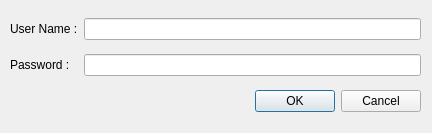
<?xml version="1.0" encoding="UTF-8"?>
<ui version="4.0">
 <class>DlgLogin</class>
 <widget class="QDialog" name="DlgLogin">
  <property name="windowModality">
   <enum>Qt::NonModal</enum>
  </property>
  <property name="geometry">
   <rect>
    <x>0</x>
    <y>0</y>
    <width>432</width>
    <height>133</height>
   </rect>
  </property>
  <property name="sizePolicy">
   <sizepolicy hsizetype="Fixed" vsizetype="Fixed">
    <horstretch>0</horstretch>
    <verstretch>0</verstretch>
   </sizepolicy>
  </property>
  <property name="maximumSize">
   <size>
    <width>16777215</width>
    <height>16777215</height>
   </size>
  </property>
  <property name="cursor">
   <cursorShape>ArrowCursor</cursorShape>
  </property>
  <property name="windowTitle">
   <string notr="true">Dialog</string>
  </property>
  <property name="modal">
   <bool>false</bool>
  </property>
  <widget class="QWidget" name="gridLayoutWidget">
   <property name="geometry">
    <rect>
     <x>10</x>
     <y>10</y>
     <width>411</width>
     <height>111</height>
    </rect>
   </property>
   <layout class="QGridLayout" name="gridLayout">
    <property name="sizeConstraint">
     <enum>QLayout::SetMinimumSize</enum>
    </property>
    <item row="0" column="0">
     <widget class="QLabel" name="label">
      <property name="text">
       <string>User Name :</string>
      </property>
     </widget>
    </item>
    <item row="1" column="0">
     <widget class="QLabel" name="label_2">
      <property name="text">
       <string>Password :</string>
      </property>
     </widget>
    </item>
    <item row="1" column="1">
     <widget class="QLineEdit" name="edtPassword">
      <property name="inputMask">
       <string notr="true"/>
      </property>
      <property name="text">
       <string notr="true"/>
      </property>
      <property name="echoMode">
       <enum>QLineEdit::Password</enum>
      </property>
     </widget>
    </item>
    <item row="0" column="1">
     <widget class="QLineEdit" name="edtUsername"/>
    </item>
    <item row="2" column="1">
     <widget class="QDialogButtonBox" name="buttonBox">
      <property name="orientation">
       <enum>Qt::Horizontal</enum>
      </property>
      <property name="standardButtons">
       <set>QDialogButtonBox::Cancel|QDialogButtonBox::Ok</set>
      </property>
      <property name="centerButtons">
       <bool>false</bool>
      </property>
     </widget>
    </item>
   </layout>
  </widget>
 </widget>
 <tabstops>
  <tabstop>edtUsername</tabstop>
  <tabstop>edtPassword</tabstop>
  <tabstop>buttonBox</tabstop>
 </tabstops>
 <resources/>
 <connections>
  <connection>
   <sender>buttonBox</sender>
   <signal>accepted()</signal>
   <receiver>DlgLogin</receiver>
   <slot>accept()</slot>
   <hints>
    <hint type="sourcelabel">
     <x>248</x>
     <y>254</y>
    </hint>
    <hint type="destinationlabel">
     <x>157</x>
     <y>274</y>
    </hint>
   </hints>
  </connection>
  <connection>
   <sender>buttonBox</sender>
   <signal>rejected()</signal>
   <receiver>DlgLogin</receiver>
   <slot>reject()</slot>
   <hints>
    <hint type="sourcelabel">
     <x>316</x>
     <y>260</y>
    </hint>
    <hint type="destinationlabel">
     <x>286</x>
     <y>274</y>
    </hint>
   </hints>
  </connection>
 </connections>
</ui>
